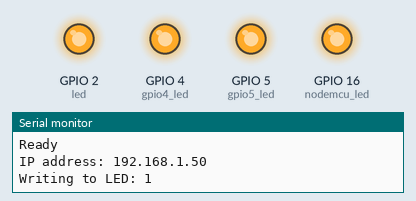
The sketch below on a simulated ESP8266 (NodeMCU). On the bench: output pins drawn as LEDs (lit = HIGH), the last lines printed to the serial monitor. WiFi joins after 1.5 s; servers stay silent unless stated.

Above: at 2.0 s.
At 5.0 s:
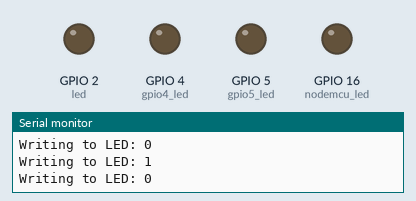
Timing chart, 0 to 6.1 s (numbered marks = the images above):
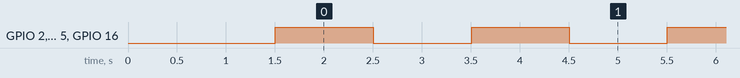

The sketch:

BlinkLEDsOTA.ino
```cpp
#include <ESP8266WiFi.h>
#include <ESP8266mDNS.h>
#include <WiFiUdp.h>
#include <ArduinoOTA.h>

const char* ssid = "MyAccessPoint";
const char* password = "MySecretPassword";

//variabls for blinking an LED with Millis
const short LED_BUILTIN_ESP01 = 1; //GPIO1
// const int led =LED_BUILTIN_ESP01; // ESP8266 Pin to which onboard LED is connected
const int led =LED_BUILTIN; // ESP8266 Pin to which onboard LED is connected
// const int nodemcu_led = D0; // GPIO 2
const int nodemcu_led = 16; // GPIO 2
const int gpio5_led = 5; // GPIO 5
const int gpio4_led = 4; // GPIO 4

unsigned long previousMillis = 0;  // will store last time LED was updated
const long interval = 1000;  // interval at which to blink (milliseconds)
int ledState = LOW;  // ledState used to set the LED
void setup() {
  pinMode(led, OUTPUT);
  pinMode(nodemcu_led, OUTPUT);
  pinMode(gpio5_led, OUTPUT);
  pinMode(gpio4_led, OUTPUT);

  Serial.begin(115200);
  Serial.println("Booting");
  WiFi.mode(WIFI_STA);
  WiFi.begin(ssid, password);
  while (WiFi.waitForConnectResult() != WL_CONNECTED) {
    Serial.println("Connection Failed! Rebooting...");
    delay(5000);
    ESP.restart();
  }

  // Port defaults to 8266
  // ArduinoOTA.setPort(8266);

  // Hostname defaults to esp8266-[ChipID]
  ArduinoOTA.setHostname("OTALedsBlink_ESP-12E");

  // No authentication by default
  ArduinoOTA.setPassword("drachenzahne");

  // Password can be set with it's md5 value as well
  // MD5(admin) = 21232f297a57a5a743894a0e4a801fc3
  // ArduinoOTA.setPasswordHash("21232f297a57a5a743894a0e4a801fc3");

  ArduinoOTA.onStart([]() {
    String type;
    if (ArduinoOTA.getCommand() == U_FLASH)
      type = "sketch";
    else // U_SPIFFS
      type = "filesystem";

    // NOTE: if updating SPIFFS this would be the place to unmount SPIFFS using SPIFFS.end()
    Serial.println("Start updating " + type);
  });
  ArduinoOTA.onEnd([]() {
    Serial.println("\nEnd");
  });
  ArduinoOTA.onProgress([](unsigned int progress, unsigned int total) {
    Serial.printf("Progress: %u%%\r", (progress / (total / 100)));
  });
  ArduinoOTA.onError([](ota_error_t error) {
    Serial.printf("Error[%u]: ", error);
    if (error == OTA_AUTH_ERROR) Serial.println("Auth Failed");
    else if (error == OTA_BEGIN_ERROR) Serial.println("Begin Failed");
    else if (error == OTA_CONNECT_ERROR) Serial.println("Connect Failed");
    else if (error == OTA_RECEIVE_ERROR) Serial.println("Receive Failed");
    else if (error == OTA_END_ERROR) Serial.println("End Failed");
  });
  ArduinoOTA.begin();
  Serial.println("Ready");
  Serial.print("IP address: ");
  Serial.println(WiFi.localIP());
}

  void loop() {
    ArduinoOTA.handle();

  //loop to blink without delay
    unsigned long currentMillis = millis();
    if (currentMillis - previousMillis >= interval) {
      // save the last time you blinked the LED
      previousMillis = currentMillis;
      // if the LED is off turn it on and vice-versa:
      ledState = not(ledState);
      // set the LED with the ledState of the variable:
      Serial.print("Writing to LED: ");
      Serial.println(ledState);
      digitalWrite(led,  ledState);
      // digitalWrite(nodemcu_led,  not(ledState));
      digitalWrite(nodemcu_led,  ledState);
      digitalWrite(gpio5_led,  ledState);
      digitalWrite(gpio4_led,  ledState);
    }
  }
```

Measured:
- by itself, GPIO 2 (led), GPIO 4 (gpio4_led), GPIO 5 (gpio5_led), GPIO 16 (nodemcu_led): alternates HIGH for 1.0 s and LOW for 1.0 s
